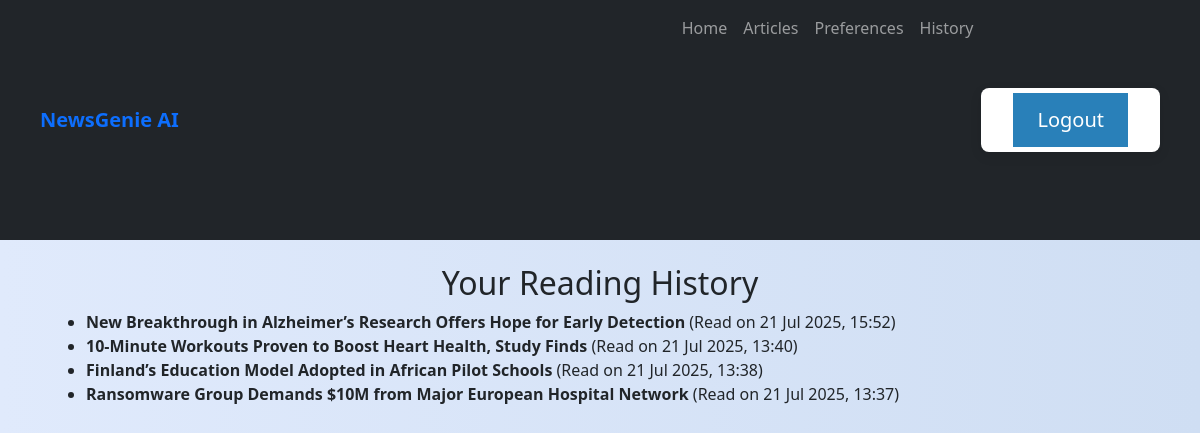
Before: /articles/history/ (signed in) with the older database file.
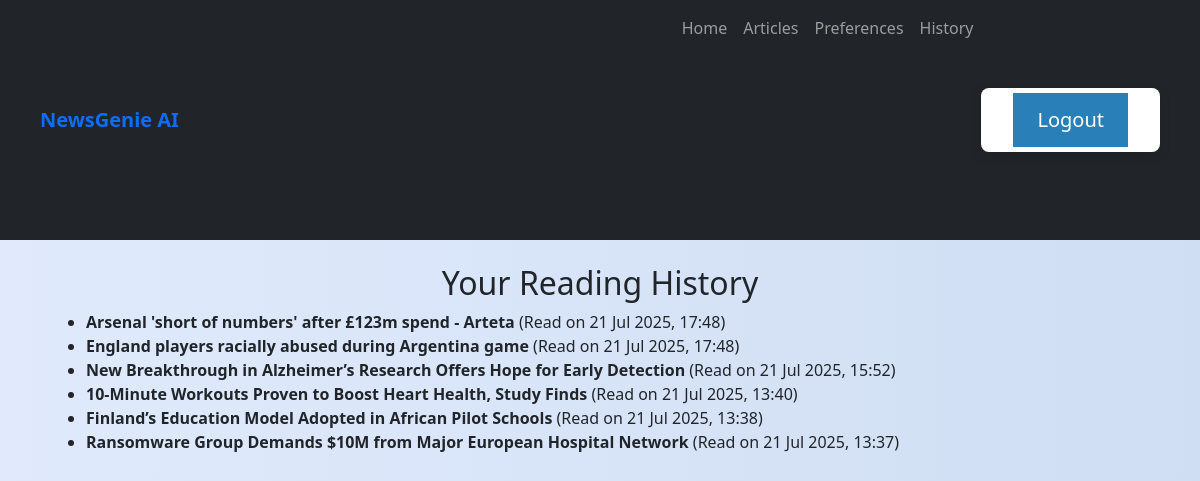
After: the same page with the newer database file.
### news/models.py (models this page shows, shortened)
class ReadingHistory(models.Model):
    user = models.ForeignKey(User, on_delete=models.CASCADE)
    article = models.ForeignKey(Article, on_delete=models.CASCADE)
    read_at = models.DateTimeField(auto_now_add=True)
    class Meta:
        unique_together = ('user','article')

class Article(models.Model):
    title = models.CharField(max_length=200)
    content = models.TextField()
    summary = models.TextField(blank=True)
    source_url = models.URLField()
    category = models.ForeignKey(Category, on_delete=models.CASCADE)
    published_date = models.DateTimeField(default=timezone.now)
    link = models.URLField(null=True, blank=True)
    publication_date = models.DateTimeField(null=True, blank=True)
    author = models.CharField(max_length=255, default='Unknown')
    created_at = models.DateTimeField(auto_now_add=True)
    audio_file = models.FileField(upload_to='audio/', blank=True, null=True)
    class Meta:
        ordering = ['-published_date']

### news/views.py (the view)
# urls.py: path('history/', views.reading_history, name='reading_history'),
@login_required
def reading_history(request):
    history = ReadingHistory.objects.filter(
        user=request.user
    ).select_related('article').order_by('-read_at')
    return render(request, 'news/reading_history.html', {'history': history})

### news/templates/news/reading_history.html
{% extends 'base.html' %}
{% block content %}
  <div class="container mt-4">
    <h2>Your Reading History</h2>
    {% if history %}
      <ul>
        {% for entry in history %}
          <li>
            <strong>{{ entry.article.title }}</strong> (Read on {{ entry.read_at|date:"d M Y, H:i" }})
          </li>
        {% endfor %}
      </ul>
    {% else %}
      <p>You haven't read any articles yet.</p>
    {% endif %}
  </div>
{% endblock %}

Changed rows visible on the page:
added ReadingHistory: article "Arsenal 'short of numbers' after £123m spend - Arteta", read_at "21 Jul 2025, 17:48"
added ReadingHistory: article "England players racially abused during Argentina game", read_at "21 Jul 2025, 17:48"
